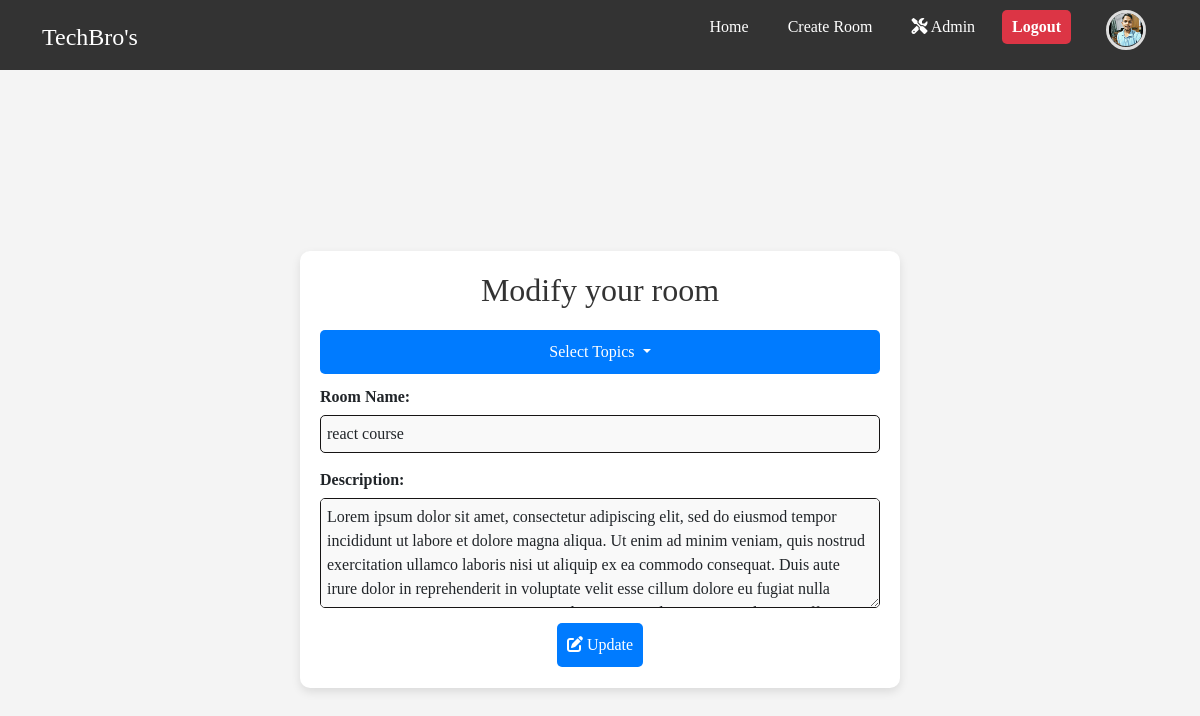
Before: /update-room/16 (signed in) with the older database file.
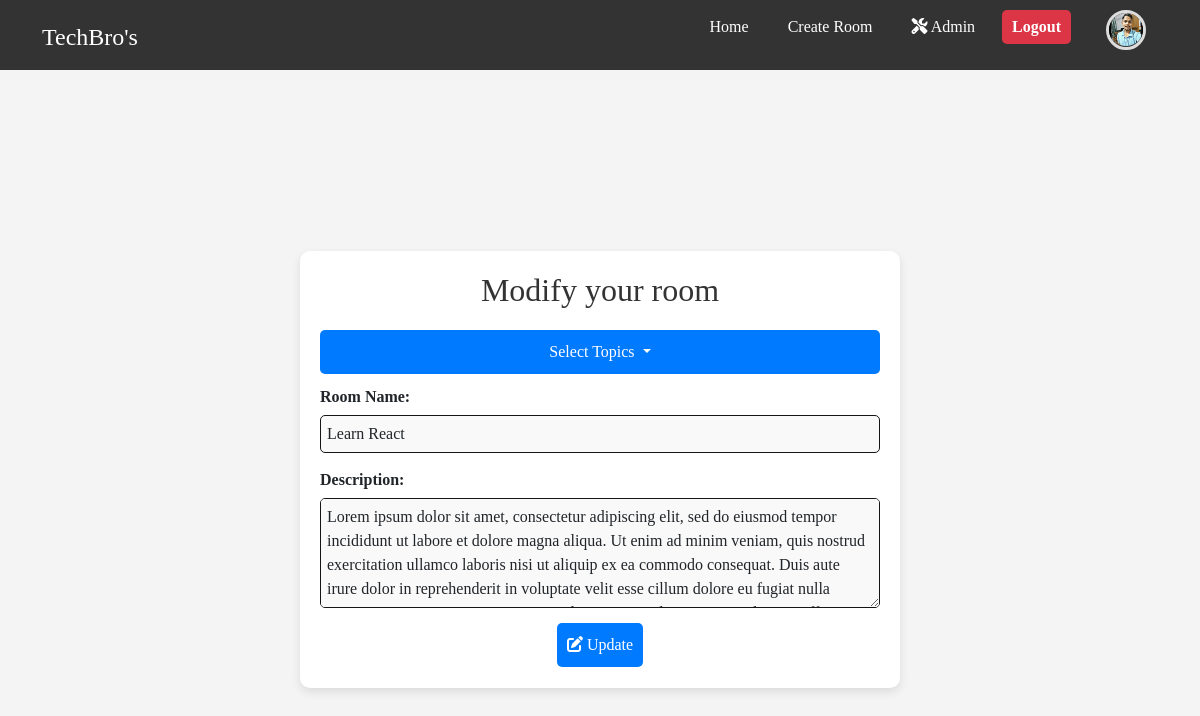
After: the same page with the newer database file.
### main/models.py (models this page shows, shortened)
class Room(models.Model):
    topics = models.ManyToManyField(Topic,related_name="rooms")
    host = models.ForeignKey(User,on_delete=models.SET_NULL,null=True)
    name = models.CharField(max_length=200,)
    description = models.TextField(null=True, blank=True)
    participants = models.ManyToManyField(User,related_name='joined_rooms',through='Membership')
    updated = models.DateTimeField(auto_now=True)
    created = models.DateTimeField(auto_now_add=True)
    class Meta():
        ordering = ['-updated','-created']

### main/views.py (the view)
# urls.py: path('update-room/<int:pk>',views.UpdateRoom,name='update-room'),
@login_required(login_url='login')
def UpdateRoom(request,pk):
    room = get_object_or_404(Room,pk=pk)
    form = RoomForm(instance=room)
    if request.user != room.host :
        return redirect('home')
    if request.method == 'POST':
        form = RoomForm(request.POST,instance=room)
        if form.is_valid():
            form.save()
            return redirect('room',pk=room.id)
    page_title = "Modify your room"
    context = {"form":form ,"page_title":page_title,"page_type":"update"}
    return render(request,'room_create.html',context)

### main/forms.py (shortened to what this page needs)
class RoomForm(forms.ModelForm):
    topics = forms.ModelMultipleChoiceField(
        queryset=Topic.objects.all(),
        widget=forms.SelectMultiple(attrs={"class": "custom-multi-select"}),
        required=True
    )
    class Meta:
        model = Room
        fields = ['topics', 'name', 'description']
        widgets = {
            "name": forms.TextInput(attrs={"placeholder": "Enter room name", "class": "form-control"}),
            "description": forms.Textarea(attrs={"rows": 4, "placeholder": "Enter description", "class": "form-control"}),
        }

### templates/room_create.html (shortened to what this page needs)
{% extends "base.html" %}
{% block content %}
<div class="create-room-container">
    <div class="create-room-box">
        <h2>{{ page_title }}</h2>
        <form method="POST">
            <div class="dropdown">
                <button class="btn btn-secondary dropdown-toggle" type="button" id="dropdownMenuButton" data-bs-toggle="dropdown" aria-expanded="false">
                    Select Topics
                </button>
            </div>
            <label class="form-label">Room Name:</label>
            {{ form.name }}
            <label class="form-label">Description:</label>
            {{ form.description }}
            <button type="submit">
                {% if page_type == "create" %}
                    Create
                {% else %}
                    <i class="fas fa-edit"></i> Update
                {% endif %}
            </button>
        </form>
    </div>
</div>
{% endblock content %}

Changed rows visible on the page:
changed Room: name "react course" → "Learn React"
